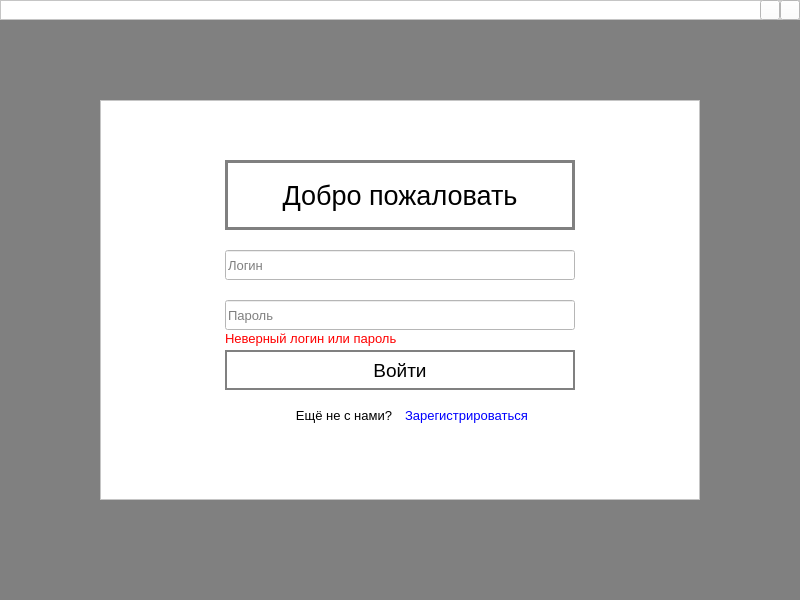
<?xml version="1.0" encoding="UTF-8"?>
<ui version="4.0">
 <class>LoginPage</class>
 <widget class="QMainWindow" name="LoginPage">
  <property name="geometry">
   <rect>
    <x>0</x>
    <y>0</y>
    <width>800</width>
    <height>600</height>
   </rect>
  </property>
  <property name="windowTitle">
   <string>Rugram</string>
  </property>
  <property name="layoutDirection">
   <enum>Qt::LeftToRight</enum>
  </property>
  <property name="styleSheet">
   <string notr="true">background-color: gray</string>
  </property>
  <property name="dockOptions">
   <set>QMainWindow::AllowTabbedDocks|QMainWindow::AnimatedDocks</set>
  </property>
  <widget class="QWidget" name="centralwidget">
   <widget class="QFrame" name="frame">
    <property name="geometry">
     <rect>
      <x>100</x>
      <y>100</y>
      <width>600</width>
      <height>400</height>
     </rect>
    </property>
    <property name="styleSheet">
     <string notr="true">background-color: white;

</string>
    </property>
    <property name="frameShape">
     <enum>QFrame::StyledPanel</enum>
    </property>
    <property name="frameShadow">
     <enum>QFrame::Raised</enum>
    </property>
    <widget class="QLineEdit" name="leLogin">
     <property name="geometry">
      <rect>
       <x>125</x>
       <y>150</y>
       <width>350</width>
       <height>30</height>
      </rect>
     </property>
     <property name="font">
      <font>
       <family>Yu Gothic UI</family>
       <pointsize>10</pointsize>
      </font>
     </property>
     <property name="placeholderText">
      <string>Логин</string>
     </property>
    </widget>
    <widget class="QLineEdit" name="lePassword">
     <property name="geometry">
      <rect>
       <x>125</x>
       <y>200</y>
       <width>350</width>
       <height>30</height>
      </rect>
     </property>
     <property name="font">
      <font>
       <family>Yu Gothic UI</family>
       <pointsize>10</pointsize>
      </font>
     </property>
     <property name="placeholderText">
      <string>Пароль</string>
     </property>
    </widget>
    <widget class="QPushButton" name="pbSignIn">
     <property name="geometry">
      <rect>
       <x>125</x>
       <y>250</y>
       <width>350</width>
       <height>40</height>
      </rect>
     </property>
     <property name="font">
      <font>
       <family>Yu Gothic UI</family>
       <pointsize>14</pointsize>
      </font>
     </property>
     <property name="styleSheet">
      <string notr="true">QPushButton
{
	border: 2px solid gray;
}

QPushButton:hover 
{
	background-color: lightgray;
}</string>
     </property>
     <property name="text">
      <string>Войти</string>
     </property>
    </widget>
    <widget class="QPushButton" name="pbSignUp">
     <property name="geometry">
      <rect>
       <x>300</x>
       <y>300</y>
       <width>175</width>
       <height>30</height>
      </rect>
     </property>
     <property name="font">
      <font>
       <family>Yu Gothic UI</family>
       <pointsize>10</pointsize>
      </font>
     </property>
     <property name="styleSheet">
      <string notr="true">text-align: left;
border: none;
padding: 5px;
color: blue;</string>
     </property>
     <property name="text">
      <string>Зарегистрироваться</string>
     </property>
    </widget>
    <widget class="QLabel" name="lHello">
     <property name="geometry">
      <rect>
       <x>125</x>
       <y>60</y>
       <width>350</width>
       <height>70</height>
      </rect>
     </property>
     <property name="font">
      <font>
       <family>Yu Gothic UI</family>
       <pointsize>20</pointsize>
      </font>
     </property>
     <property name="styleSheet">
      <string notr="true">background-color: white;
border: 3px solid gray;</string>
     </property>
     <property name="text">
      <string>Добро пожаловать</string>
     </property>
     <property name="alignment">
      <set>Qt::AlignCenter</set>
     </property>
    </widget>
    <widget class="QLabel" name="lQuestion">
     <property name="geometry">
      <rect>
       <x>125</x>
       <y>300</y>
       <width>175</width>
       <height>30</height>
      </rect>
     </property>
     <property name="font">
      <font>
       <family>Yu Gothic UI</family>
       <pointsize>10</pointsize>
      </font>
     </property>
     <property name="styleSheet">
      <string notr="true">padding: 5px</string>
     </property>
     <property name="text">
      <string>Ещё не с нами?</string>
     </property>
     <property name="alignment">
      <set>Qt::AlignRight|Qt::AlignTrailing|Qt::AlignVCenter</set>
     </property>
    </widget>
    <widget class="QLabel" name="lError">
     <property name="enabled">
      <bool>true</bool>
     </property>
     <property name="geometry">
      <rect>
       <x>125</x>
       <y>230</y>
       <width>240</width>
       <height>16</height>
      </rect>
     </property>
     <property name="font">
      <font>
       <family>Yu Gothic UI</family>
       <pointsize>10</pointsize>
      </font>
     </property>
     <property name="styleSheet">
      <string notr="true">color: red</string>
     </property>
     <property name="text">
      <string>Неверный логин или пароль</string>
     </property>
    </widget>
    <zorder>lQuestion</zorder>
    <zorder>leLogin</zorder>
    <zorder>lePassword</zorder>
    <zorder>pbSignIn</zorder>
    <zorder>pbSignUp</zorder>
    <zorder>lHello</zorder>
    <zorder>lError</zorder>
   </widget>
   <widget class="QFrame" name="fSideBar">
    <property name="geometry">
     <rect>
      <x>0</x>
      <y>0</y>
      <width>800</width>
      <height>20</height>
     </rect>
    </property>
    <property name="styleSheet">
     <string notr="true">background-color: white</string>
    </property>
    <property name="frameShape">
     <enum>QFrame::StyledPanel</enum>
    </property>
    <property name="frameShadow">
     <enum>QFrame::Raised</enum>
    </property>
    <widget class="QPushButton" name="pbCloseWindow">
     <property name="geometry">
      <rect>
       <x>780</x>
       <y>0</y>
       <width>20</width>
       <height>20</height>
      </rect>
     </property>
     <property name="text">
      <string/>
     </property>
     <property name="icon">
      <iconset>
       <normaloff>res/close-window-50.png</normaloff>res/close-window-50.png</iconset>
     </property>
    </widget>
    <widget class="QPushButton" name="pbMinimizeWindow">
     <property name="geometry">
      <rect>
       <x>760</x>
       <y>0</y>
       <width>20</width>
       <height>20</height>
      </rect>
     </property>
     <property name="text">
      <string/>
     </property>
     <property name="icon">
      <iconset>
       <normaloff>res/minimize-window-50.png</normaloff>res/minimize-window-50.png</iconset>
     </property>
    </widget>
   </widget>
  </widget>
 </widget>
 <resources/>
 <connections/>
</ui>
